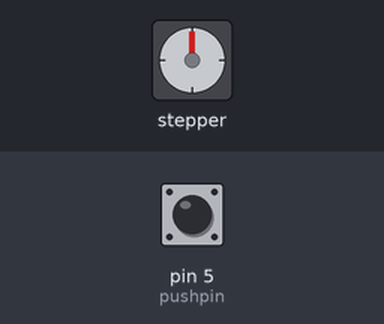
Bench run of a sketch on a simulated Arduino Uno, built with avr-gcc and run on an emulated ATmega328P. Parts: stepper motor. The inputs (shaded band) are chosen by the test bench; at power-on: pin 5 (pushpin) LOW. Stepper angles assume 255 steps per turn.

Above: at 1.2 s.
1.3 s: pin 5 (pushpin) pulled HIGH for 0.15 s
At 1.45 s:
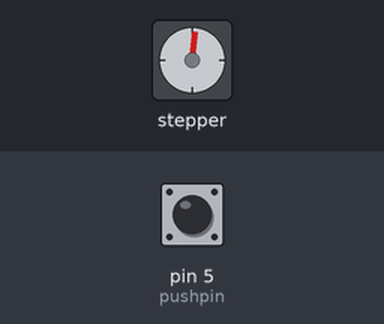
At 2.09 s:
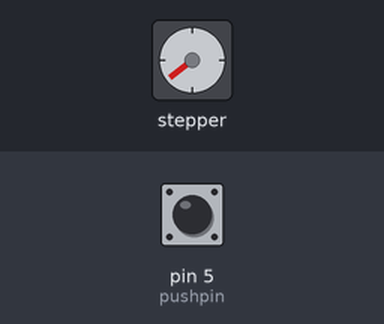
3.8 s: pin 5 (pushpin) pulled HIGH for 1 s
At 4.28 s:
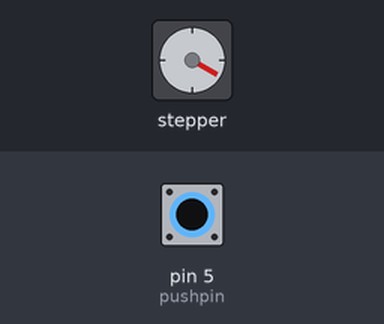
Timing chart, 0 to 6.8 s (numbered marks = the images above; inputs shaded):
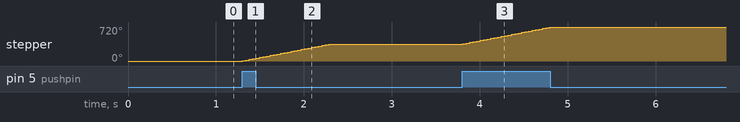

The sketch:

pushbutton_motor.ino
```cpp
/*
 Stepper Motor Control - one revolution
 Wait for button press and rotates to stop unti next button press.
 */

#include <Stepper.h>

const int stepsPerRevolution = 255;  // change this to fit the number of steps per revolution for your motor

//int pins for pushbutton for lid rotation
int pushpin = 5; //Input pin for pushbutton
int motorpwr = 7;
int val = 0;
// initialize the stepper library on pins 8 through 11:
Stepper myStepper(stepsPerRevolution, 8, 9, 10, 11);

void setup() {

  pinMode(pushpin, INPUT);   //declare pusbutton as input

  // Motor setup
  myStepper.setSpeed(60); //set the speed at 60 rpm:
  Serial.begin(9600);     //set the speed at 60 rpm:
}

void loop() {

  //motor step function w/ pushbutton
  val = digitalRead(pushpin); //read input button value
    if (digitalRead(pushpin) == HIGH) {
    myStepper.step(stepsPerRevolution);
    delay(1500);
    digitalWrite(8, LOW);
    digitalWrite(9, LOW);
    digitalWrite(10, LOW);
    digitalWrite(11, LOW);
    return; }
    else if (digitalRead(pushpin) == LOW) {
    return;}

    //step one revolution  in one direction:
    Serial.println("turning");


  }
```

Measured:
- after the input at 1.3 s, stepper: turns 360° clockwise in 0.99 s, starting at once
- after the input at 3.8 s, stepper: turns 360° clockwise in 0.99 s, starting at once
